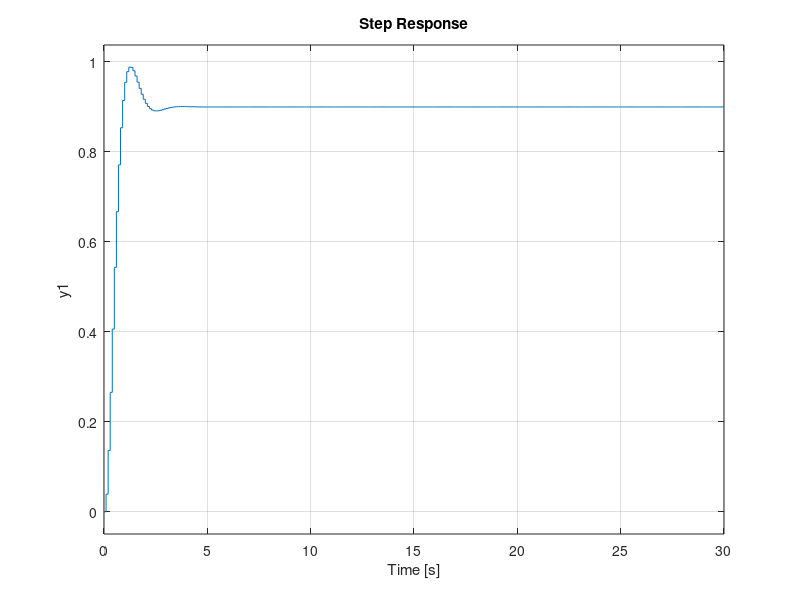

Recreate this plot in MATLAB. (Note: this script raises an error after producing the figure.)
s=tf('s');
z=tf('z',0.1);
Gps = 16/((s+0.25)*(s+4));
Gpz = c2d(Gps,0.1);
Hs = 400/(s+400);
GpHs = Gps*Hs;
GpHz = c2d(GpHs,0.1);
GpHzpz = zpk(GpHz);
ganhoK=0.5625;

w=(1+0.05*s)/(1-0.05*s);
GpHw=(0.066531*(w+0.9555)*(w+0.001039))/(w*(w-0.9753)*(w-0.6703));
GpHwpz=zpk(GpHw);
GpHwpzsimp=minreal(GpHwpz);
gainK=0.5625;
margin(gainK*GpHwpzsimp)
Dz=0.5625;
ftml=(Dz*Gpz)/(1+Dz*GpHzpz);
step(ftml)
stepinfo(ftml)